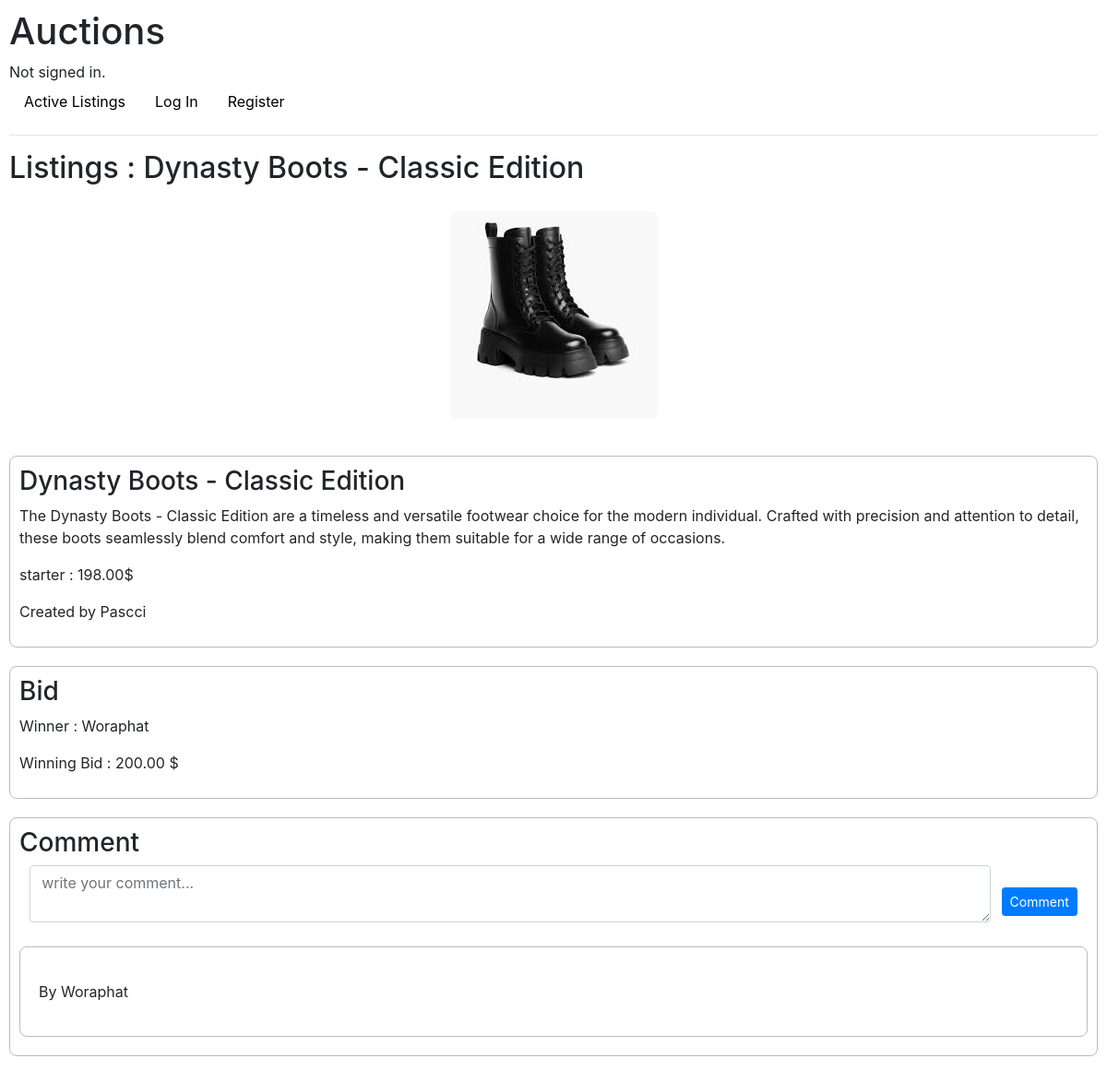
The app's page /listings/2 with its own data.
### auctions/models.py (models this page shows, shortened)
class Listing(models.Model):
    title = models.CharField(max_length=100, blank=False, null=False)
    description = models.TextField()
    starting_bid = models.DecimalField(max_digits=10, decimal_places=2)
    image = models.ImageField(upload_to='images/', blank=True)
    user = models.ForeignKey(User, on_delete=models.CASCADE, related_name='user')
    active = models.BooleanField(default=True)

class User(AbstractUser):
    password = models.CharField(max_length=100)
    email = models.EmailField(max_length=100)
    watchlist = models.ManyToManyField('Listing', blank=True, related_name='watchlist')
    def __str__(self):
        return f"{self.username}"

class Bid(models.Model):
    bid = models.DecimalField(max_digits=10, decimal_places=2, blank=False, null=False)
    user = models.ForeignKey(User, on_delete=models.CASCADE, related_name='bid_user')
    listing = models.ForeignKey(Listing, on_delete=models.CASCADE, related_name='bid_listing')

class Comment(models.Model):
    comment = models.TextField(blank=False, null=False)
    user = models.ForeignKey(User, on_delete=models.CASCADE, related_name='comment_user')
    listing = models.ForeignKey(Listing, on_delete=models.CASCADE, related_name='comment_listing')

### auctions/views.py (the view)
# urls.py: path("listings/<int:listing_id>", views.listings, name="listings"),
def listings(request, listing_id):
    bid = Bid.objects.filter(listing=listing_id).last()
    listing = Listing.objects.get(id=listing_id)
    comments = Comment.objects.filter(listing=listing)
    if request.user.is_authenticated:
        user = User.objects.get(username=request.user)
        if listing.user == user:
            return render(request, "auctions/listings.html", {
                "listing": listing,
                "comments": comments,
                "watchlist": user.watchlist.all(),
                "user": user,
                "bid": bid
            })
        else:
            return render(request, "auctions/listings.html", {
                "listing": listing,
                "comments": comments,
                "watchlist": user.watchlist.all(),
                "user": user,
                "bid": bid
            })
    else:
        return render(request, "auctions/listings.html", {
            "listing": listing,
            "comments": comments,
            "bid": bid
        })

### auctions/templates/auctions/listings.html (shortened to what this page needs)
{% extends "auctions/layout.html" %}
{% block body %}
    <h2>Listings : {{ listing.title }}</h2>
    <div class="listing-img-box"><img class="listing-image" src="{{listing.image.url}}" alt="Image"></div>
    <div class="listing-details">
        <h3>{{ listing.title }}</h3>
        <p>{{ listing.description }}</p>
        <p>starter : {{ listing.starting_bid }}$</p>
        <p>Created by {{ listing.user }}</p>
    </div>
    <div class="bid-box">
        <h3>Bid</h3>
        {% if not listing.active%}
            {% if bid %}
                <p>Winner : {{ bid.user }}</p>
                <p>Winning Bid : {{ bid.bid }} $</p>
            {% else %}
                <p>Closed : no bids</p>
            {% endif %}
        {% endif %}
    </div>
    <div class="comment-box">
        <h3>Comment</h3>
        <form action="{% url 'comment' listing.id %}" method="post" class="comment-form">
            <div class="form-group comment-textarea">
                <textarea required class="form-control" type="text" name="comment" placeholder="write your comment..."></textarea>
            </div>
            <div>
                <input class="btn btn-primary btn-sm" type="submit" value="Comment">
            </div>
        </form>
        {% for comment in comments %}
            <div class="comment">
                <p>By {{ comment.user }}</p>
            </div>
        {% endfor %}
    </div>
{% endblock %}

### auctions/static/auctions/styles.css (style rules this page uses)
body { padding: 10px; }
.comment-box { border: 1px solid #BCBCBC; border-radius: 8px; padding: 10px; margin: 20px 0; }
.comment-form { display: flex; flex-direction: row; flex-wrap: wrap; justify-content: space-evenly; align-items: center; }
.comment-textarea { width: 90%; }
.comment { border: 1px solid #BCBCBC; border-radius: 8px; padding: 20px; margin: 10px 0; }
.listing-image { max-width: 800px; max-height: 800px; width: auto; height: auto; border-radius: 8px; margin: 20px; }
.listing-img-box { width: 100%; display: flex; align-items: center; justify-content: center; }
.listing-details { border: 1px solid #BCBCBC; border-radius: 8px; width: 100%; padding: 10px; margin: 20px 0; }
.bid-box { border: 1px solid #BCBCBC; border-radius: 8px; padding: 10px; margin: 20px 0; }

### records on screen
Listing: title "Dynasty Boots - Classic Edition", image (picture), description "The Dynasty Boots - Classic Edition are a timeless and versatile footwear choice for the modern individual. Crafted with precision and attention to detail, these boots seamlessly blend comfort and style, making them suitable for a wide range of occasions.", starting_bid "198.00", user "Pascci"
Bid: user "Woraphat", bid "200.00"
Comment: user "Woraphat"
